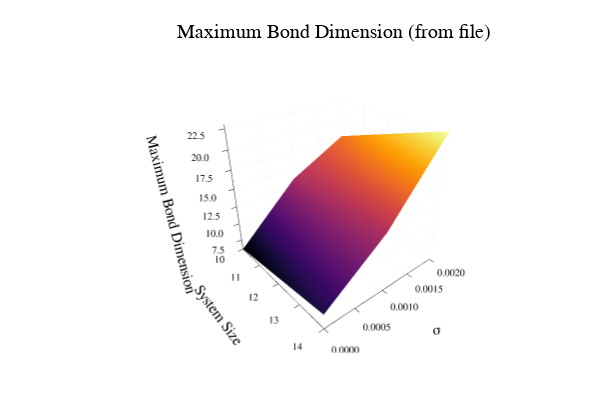

Notebook source saved alongside this figure:
### Code cell
println("--- Loading and Plotting from File ---")
plt = load_data_and_plot(filename)
if plt !== nothing
    display(plt)
end

### Figure 1 — Plotly figure (JSON) as saved in the notebook; plotly's stock layout.template omitted (floating-point values rounded to 4 significant figures; data arrays with more than 128 entries replaced by an {"elided": "..."} marker saying what was removed)
{"data": [{"colorbar": {"len": 0.8657, "title": "", "x": 0.9934, "y": 0.5087}, "colorscale": {"elided": "256x2 mixed values"}, "name": "y1", "opacity": null, "scene": "scene", "showlegend": false, "showscale": false, "type": "surface", "x": [10, 14], "xaxis": "x", "y": [0, 0.001, 0.002], "yaxis": "y", "z": [[6, 8], [13.5, 14], [17.5, 23]], "zaxis": "z", "zmax": 23, "zmin": 6}], "layout": {"annotations": [{"font": {"color": "rgba(0, 0, 0, 1.000)", "family": "sans-serif", "size": 20}, "rotation": 0, "showarrow": false, "text": "Maximum Bond Dimension (from file)", "x": 0.5572, "xanchor": "center", "xref": "paper", "y": 1, "yanchor": "top", "yref": "paper"}], "height": 400, "margin": {"b": 20, "l": 0, "r": 0, "t": 20}, "paper_bgcolor": "rgba(255, 255, 255, 1.000)", "plot_bgcolor": "rgba(255, 255, 255, 1.000)", "scene": {"camera": {"eye": {"x": 1.725, "y": -1.447, "z": 1.3}, "projection": "orthographic"}, "domain": {"x": [0.1209, 0.9934], "y": [0.07581, 0.9415]}, "xaxis": {"gridcolor": "rgba(0, 0, 0, 0.100)", "gridwidth": 0.5, "linecolor": "rgba(0, 0, 0, 1.000)", "mirror": false, "range": [10, 14], "showgrid": true, "showline": true, "showticklabels": true, "tickangle": 0, "tickcolor": "rgb(0, 0, 0)", "tickfont": {"color": "rgba(0, 0, 0, 1.000)", "family": "sans-serif", "size": 11}, "tickmode": "array", "ticks": "inside", "ticktext": ["10", "11", "12", "13", "14"], "tickvals": [10, 11, 12, 13, 14], "title": "System Size", "titlefont": {"color": "rgba(0, 0, 0, 1.000)", "family": "sans-serif", "size": 15}, "type": "-", "visible": true, "zeroline": false, "zerolinecolor": "rgba(0, 0, 0, 1.000)"}, "yaxis": {"gridcolor": "rgba(0, 0, 0, 0.100)", "gridwidth": 0.5, "linecolor": "rgba(0, 0, 0, 1.000)", "mirror": false, "range": [0, 0.002], "showgrid": true, "showline": true, "showticklabels": true, "tickangle": 0, "tickcolor": "rgb(0, 0, 0)", "tickfont": {"color": "rgba(0, 0, 0, 1.000)", "family": "sans-serif", "size": 11}, "tickmode": "array", "ticks": "inside", "ticktext": ["0.0000", "0.0005", "0.0010", "0.0015", "0.0020"], "tickvals": [0, 0.0005, 0.001, 0.0015, 0.002], "title": "σ", "titlefont": {"color": "rgba(0, 0, 0, 1.000)", "family": "sans-serif", "size": 15}, "type": "-", "visible": true, "zeroline": false, "zerolinecolor": "rgba(0, 0, 0, 1.000)"}, "zaxis": {"gridcolor": "rgba(0, 0, 0, 0.100)", "gridwidth": 0.5, "linecolor": "rgba(0, 0, 0, 1.000)", "mirror": false, "range": [6, 23], "showgrid": true, "showline": true, "showticklabels": true, "tickangle": 0, "tickcolor": "rgb(0, 0, 0)", "tickfont": {"color": "rgba(0, 0, 0, 1.000)", "family": "sans-serif", "size": 11}, "tickmode": "array", "ticks": "inside", "ticktext": ["7.5", "10.0", "12.5", "15.0", "17.5", "20.0", "22.5"], "tickvals": [7.5, 10, 12.5, 15, 17.5, 20, 22.5], "title": "Maximum Bond Dimension", "titlefont": {"color": "rgba(0, 0, 0, 1.000)", "family": "sans-serif", "size": 15}, "type": "-", "visible": true, "zeroline": false, "zerolinecolor": "rgba(0, 0, 0, 1.000)"}}, "showlegend": false, "width": 600}}
